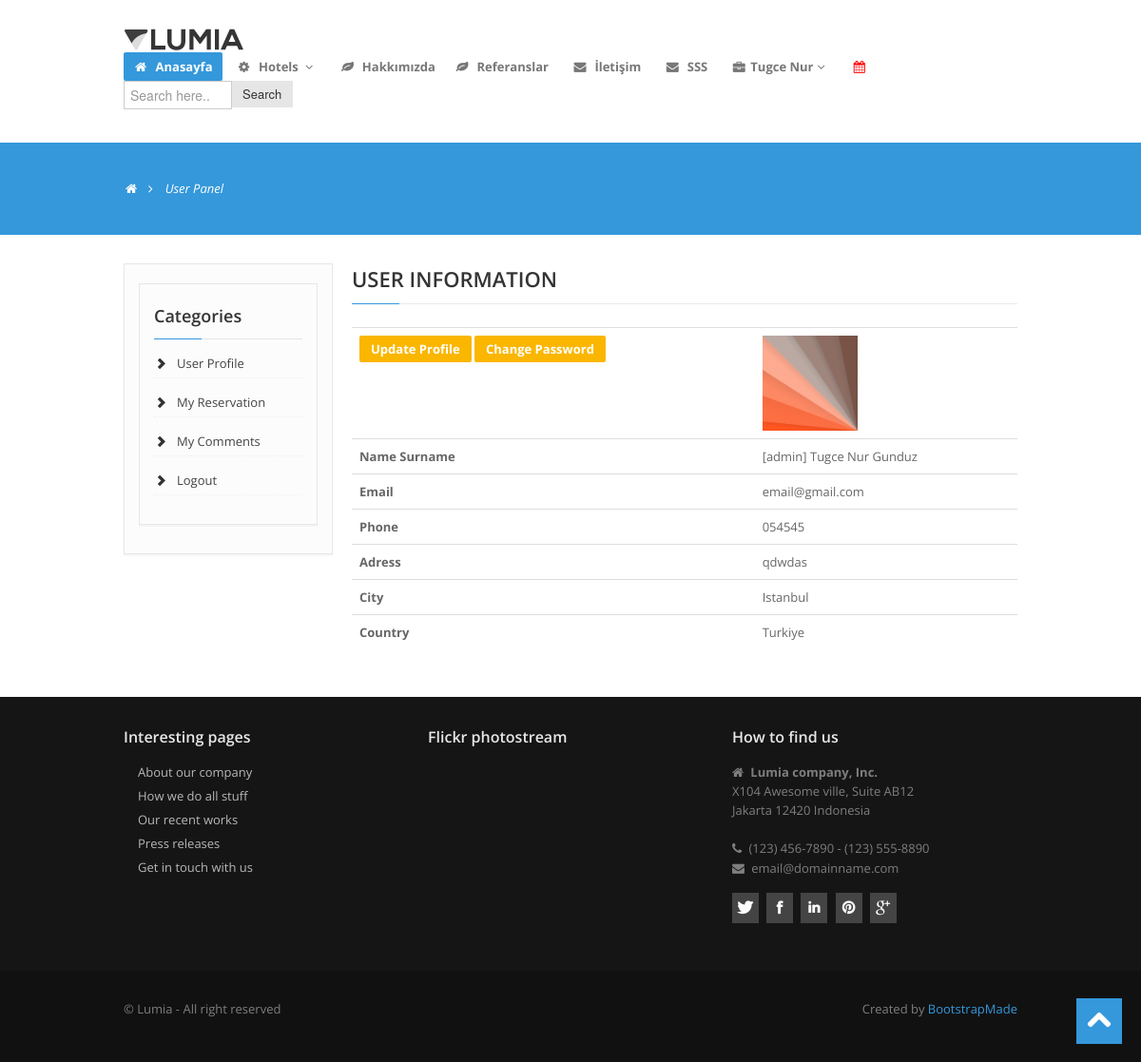
Before: /user/ (signed in) with the older database file.
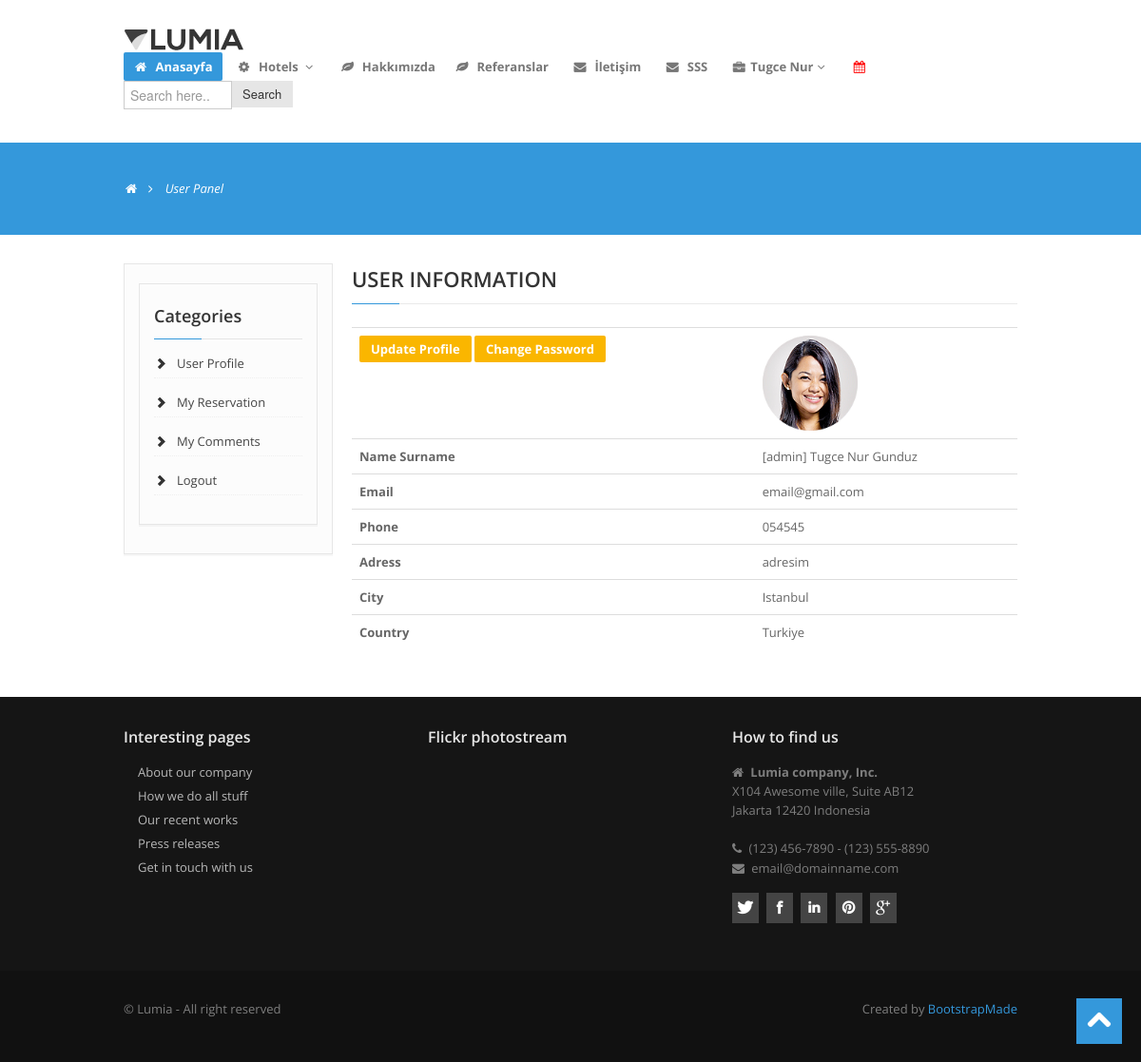
After: the same page with the newer database file.
### home/models.py (models this page shows, shortened)
class UserProfile(models.Model):
    user = models.OneToOneField(User, on_delete=models.CASCADE)
    phone = models.CharField(blank=True, max_length=110)
    address = models.CharField(blank=True, max_length=110)
    city = models.CharField(blank=True, max_length=110)
    country = models.CharField(blank=True, max_length=110)
    image = models.ImageField(blank=True, upload_to='images/users/', null=True)
    def user_name(self):
        return '['+self.user.username + ']' + ' ' + self.user.first_name + ' ' + self.user.last_name
    def image_tag(self):
        if self.image:
            return mark_safe('<img src="{}" height="50"/>'.format(self.image.url))
        else:
            return 'No image Found'
    image_tag.short_desciription = 'image'

### user/views.py (the view)
# urls.py: path('', views.index, name='index'),
def index(request):
    category = Category.objects.all()
    current_user = request.user
    profile = UserProfile.objects.get(user_id=current_user.id)
    context = {'category': category,
               'profile': profile
               }
    return render(request, 'user_profile.html', context)

### user/templates/user_profile.html (shortened to what this page needs)
{% extends "homebase.html" %}
{% block content %}
<section id="subintro">
    <div class="container">
        <div class="row">
            <div class="span8">
                <ul class="breadcrumb">
                    <li><a href="/"><i class="icon-home"></i></a><i class="icon-angle-right"></i></li>
                    <li class="active">User Panel</li>
                </ul>
            </div>
        </div>
    </div>
</section>
<section id="maincontent">
    <div class="container">
        <div class="row">
            <div class="span3">
                <aside>
                    <div class="billing-details">
                        {% include "user_panel.html" %}
                    </div>
                </aside>
            </div>
            <div class="span9">
                <div class="widget">
                    <h3 class="rheading">
                        USER INFORMATION
                        <span></span></h3>
                    <table class="table">
                        <tr>
                            <th class="text-center"><a href="/user/update/" class="btn btn-warning">Update Profile</a>
                                <a href="/user/password/" class="btn btn-warning">Change Password</a></th>
                            <td class="thumb"><img src="{{ profile.image.url }}" alt=""
                                                   style="width:100px;height:100px;"></td>
                        </tr>
                        <tr>
                            <th class="text-center">Name Surname</th>
                            <td class="text-center">{{ profile.user_name}}</td>
                        </tr>
                        <tr>
                            <th class="text-center">Email</th>
                            <td class="thumb">{{ profile.user.email }}</td>
                        </tr>
                        <tr>
                            <th class="text-center">Phone</th>
                            <td class="thumb">{{ profile.phone }}</td>
                        </tr>
                        <tr>
                            <th class="text-center">Adress</th>
                            <td class="thumb">{{ profile.address }}</td>
                        </tr>
                        <tr>
                            <th class="text-center">City</th>
                            <td class="thumb">{{ profile.city }}</td>
                        </tr>
                        <tr>
                            <th class="text-center">Country</th>
                            <td class="thumb">{{ profile.country }}</td>
                        </tr>
                    </table>
                </div>
            </div>
        </div>
    </div>
</section>
{% endblock %}

Changed rows visible on the page:
changed UserProfile "Istanbul": image: a different picture; address "qdwdas" → "adresim"
